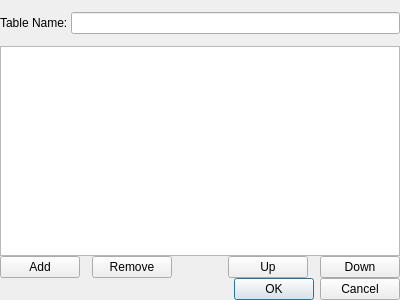
<?xml version="1.0" encoding="UTF-8"?>
<ui version="4.0">
 <class>SchemaDialog</class>
 <widget class="QDialog" name="SchemaDialog">
  <property name="geometry">
   <rect>
    <x>0</x>
    <y>0</y>
    <width>400</width>
    <height>300</height>
   </rect>
  </property>
  <property name="windowTitle">
   <string>Dialog</string>
  </property>
  <layout class="QVBoxLayout" name="verticalLayout">
   <property name="spacing">
    <number>0</number>
   </property>
   <property name="leftMargin">
    <number>0</number>
   </property>
   <property name="topMargin">
    <number>12</number>
   </property>
   <property name="rightMargin">
    <number>0</number>
   </property>
   <property name="bottomMargin">
    <number>0</number>
   </property>
   <item>
    <layout class="QFormLayout" name="formLayout">
     <property name="bottomMargin">
      <number>12</number>
     </property>
     <item row="0" column="0">
      <widget class="QLabel" name="label">
       <property name="text">
        <string>Table Name: </string>
       </property>
      </widget>
     </item>
     <item row="0" column="1">
      <widget class="QLineEdit" name="lineEdit"/>
     </item>
    </layout>
   </item>
   <item>
    <widget class="QTableView" name="tableView"/>
   </item>
   <item>
    <layout class="QHBoxLayout" name="horizontalLayout_2">
     <property name="spacing">
      <number>12</number>
     </property>
     <item>
      <widget class="QPushButton" name="addButton">
       <property name="text">
        <string>Add</string>
       </property>
      </widget>
     </item>
     <item>
      <widget class="QPushButton" name="removeButton">
       <property name="text">
        <string>Remove</string>
       </property>
      </widget>
     </item>
     <item>
      <spacer name="horizontalSpacer_2">
       <property name="orientation">
        <enum>Qt::Horizontal</enum>
       </property>
       <property name="sizeHint" stdset="0">
        <size>
         <width>40</width>
         <height>20</height>
        </size>
       </property>
      </spacer>
     </item>
     <item>
      <widget class="QPushButton" name="upButton">
       <property name="text">
        <string>Up</string>
       </property>
      </widget>
     </item>
     <item>
      <widget class="QPushButton" name="downButton">
       <property name="text">
        <string>Down</string>
       </property>
      </widget>
     </item>
    </layout>
   </item>
   <item>
    <widget class="QDialogButtonBox" name="buttonBox">
     <property name="orientation">
      <enum>Qt::Horizontal</enum>
     </property>
     <property name="standardButtons">
      <set>QDialogButtonBox::Cancel|QDialogButtonBox::Ok</set>
     </property>
    </widget>
   </item>
  </layout>
 </widget>
 <resources/>
 <connections>
  <connection>
   <sender>buttonBox</sender>
   <signal>accepted()</signal>
   <receiver>SchemaDialog</receiver>
   <slot>accept()</slot>
   <hints>
    <hint type="sourcelabel">
     <x>248</x>
     <y>254</y>
    </hint>
    <hint type="destinationlabel">
     <x>157</x>
     <y>274</y>
    </hint>
   </hints>
  </connection>
  <connection>
   <sender>buttonBox</sender>
   <signal>rejected()</signal>
   <receiver>SchemaDialog</receiver>
   <slot>reject()</slot>
   <hints>
    <hint type="sourcelabel">
     <x>316</x>
     <y>260</y>
    </hint>
    <hint type="destinationlabel">
     <x>286</x>
     <y>274</y>
    </hint>
   </hints>
  </connection>
 </connections>
</ui>
